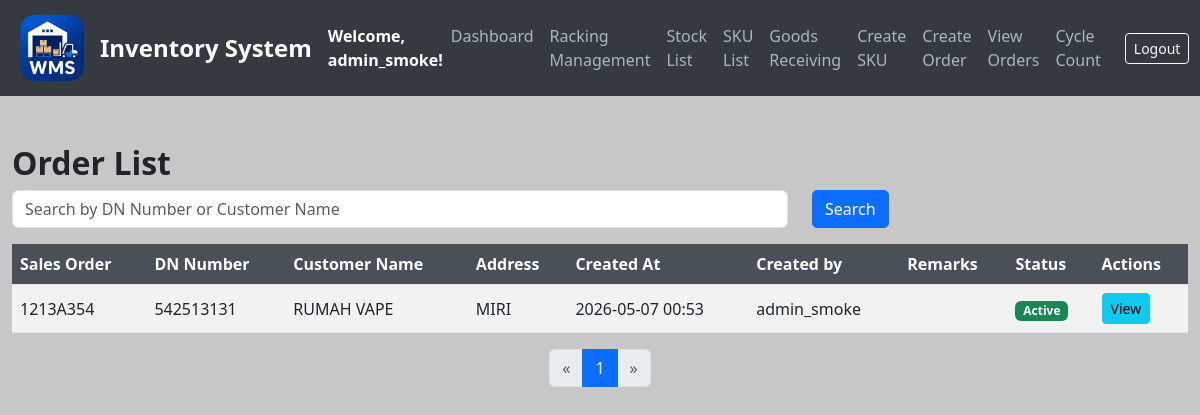
/orders (signed in), run on the app's committed database.
### models.py (models this page shows, shortened)
class User(UserMixin, db.Model):
    __tablename__ = 'users'
    id = db.Column(db.Integer, primary_key=True)
    username = db.Column(db.String(80), unique=True, nullable=False)
    email = db.Column(db.String(120), unique=True, nullable=False)
    password = db.Column(db.String(200), nullable=False)
    date_created = db.Column(db.DateTime, default=get_local_time)
    last_login = db.Column(db.DateTime, nullable=True)
    is_active = db.Column(db.Boolean, default=True)
    is_approved = db.Column(db.Boolean, default=False)
    is_admin = db.Column(db.Boolean, default=False)
    can_create_racking = db.Column(db.Boolean, default=False)
    can_create_stock = db.Column(db.Boolean, default=False)
    can_create_order = db.Column(db.Boolean, default=False)
    can_transfer_stock = db.Column(db.Boolean, default=False)
    can_transfer_batch = db.Column(db.Boolean, default=False)
    can_mass_transfer = db.Column(db.Boolean, default=False)
    can_bulk_transfer = db.Column(db.Boolean, default=False)
    can_add_sku = db.Column(db.Boolean, default=False)
    can_view_orders = db.Column(db.Boolean, default=False)  # ← new
    can_cycle_count = db.Column(db.Boolean, default=False)  # ← new

class Order(db.Model):
    __tablename__ = 'orders'
    id = db.Column(db.Integer, primary_key=True)
    dn_number = db.Column(db.String(50), unique=True, nullable=False)  # Add DN number field
    created_at = db.Column(db.DateTime, default=get_local_time)
    customer_name = db.Column(db.String(100), nullable=False)
    address = db.Column(db.String(255), nullable=False)
    sales_order = db.Column(db.String(255), nullable=False)
    remarks = db.Column(db.String(255), nullable=True)
    status = db.Column(db.String(20), default='active')
    created_by = db.Column(db.String(255), nullable=True)
    last_updated_by = db.Column(db.String(255), nullable=True)  # Add this line
    items = db.relationship('OrderItem', backref='order', cascade='all, delete-orphan', lazy=True)

### app.py (the view)
@app.route('/orders')
@login_required
@permission_required('can_view_orders')
def list_orders():
    search = request.args.get('search', '')
    page = request.args.get('page', 1, type=int)
    query = Order.query.filter(
        Order.dn_number.like(f"%{search}%") |
        Order.customer_name.like(f"%{search}%") |
        Order.sales_order.like(f"%{search}%")  # ← ADDED THIS!
    ).order_by(Order.created_at.desc())  # Sort by most recent orders
    pagination = query.paginate(page=page, per_page=10, error_out=False)
    return render_template('list_orders.html', orders=pagination.items, pagination=pagination, search=search)

### app.py (called while the page is built)
def permission_required(permission):
    def decorator(f):
        @wraps(f)
        def decorated_function(*args, **kwargs):
            if not current_user.is_authenticated:
                return redirect(url_for('login'))
            if current_user.is_admin:
                return f(*args, **kwargs)
            if not getattr(current_user, permission, False):
                flash('You do not have permission to access this feature.', 'danger')
                return redirect(url_for('dashboard'))
            return f(*args, **kwargs)
        return decorated_function
    return decorator

@login_manager.user_loader
def load_user(user_id):
    return db.session.get(User, int(user_id))

### templates/list_orders.html (shortened to what this page needs)
{% extends "base.html" %}
{% block content %}
<div class="container mt-5">
    <h2>Order List</h2>
    <form method="GET" action="/orders" class="row mb-3">
        <div class="col-md-8">
            <input type="text" name="search" class="form-control" value="{{ search }}" placeholder="Search by DN Number or Customer Name">
        </div>
        <div class="col-md-4">
            <button type="submit" class="btn btn-primary">Search</button>
        </div>
    </form>
    <div class="table-responsive">
        <table class="table table-striped">
            <thead>
                <tr>
                    <th>Sales Order</th>
                    <th>DN Number</th>
                    <th>Customer Name</th>
                    <th>Address</th>
                    <th>Created At</th>
                    <th>Created by</th>
                    <th>Remarks</th>
                    <th>Status</th>
                    <th>Actions</th>
                </tr>
            </thead>
            <tbody>
                {% for order in orders %}
                <tr>
                    <td>{{ order.sales_order }}</td>
                    <td>{{ order.dn_number }}</td>
                    <td>{{ order.customer_name }}</td>
                    <td class="address-cell" title="{{ order.address }}">
                        {{ order.address[:50] }}{% if order.address|length > 50 %}...{% endif %}
                    </td>
                    <td>{{ order.created_at.strftime('%Y-%m-%d %H:%M') }}</td>
                    <td>{{ order.created_by }}</td>
                    <td>{{ order.remarks }}</td>
    <td>
        {% if order.status == 'cancelled' %}
            <span class="badge bg-danger">Cancelled</span>
        {% elif order.status == 'completed' %}
            <span class="badge bg-primary">Completed</span>
        {% else %}
            <span class="badge bg-success">Active</span>
        {% endif %}
    </td>
                    <td>
                        <a href="{{ url_for('view_order', order_id=order.id) }}" class="btn btn-info btn-sm">View</a>
                    </td>
                </tr>
                {% endfor %}
            </tbody>
        </table>
    </div>
    <div class="d-flex justify-content-center">
        <nav aria-label="Page navigation">
            <ul class="pagination">
                {% if pagination.has_prev %}
                <li class="page-item">
                    <a class="page-link" href="{{ url_for('list_orders', page=pagination.prev_num, search=search) }}" aria-label="Previous">
                        <span aria-hidden="true">&laquo;</span>
                    </a>
                </li>
                {% else %}
                <li class="page-item disabled">
                    <span class="page-link">&laquo;</span>
                </li>
                {% endif %}
                {% for page_num in pagination.iter_pages(left_edge=2, right_edge=2, left_current=2, right_current=2) %}
                {% if page_num %}
                    {% if page_num == pagination.page %}
                    <li class="page-item active"><span class="page-link">{{ page_num }}</span></li>
                    {% else %}
                    <li class="page-item"><a class="page-link" href="{{ url_for('list_orders', page=page_num, search=search) }}">{{ page_num }}</a></li>
                    {% endif %}
                {% else %}
                <li class="page-item disabled"><span class="page-list">...</span></li>
                {% endif %}
                {% endfor %}
                {% if pagination.has_next %}
                <li class="page-item">
                    <a class="page-link" href="{{ url_for('list_orders', page=pagination.next_num, search=search) }}" aria-label="Next">
                        <span aria-hidden="true">&raquo;</span>
                    </a>
                </li>
                {% else %}
                <li class="page-item disabled">
                    <span class="page-link">&raquo;</span>
                </li>
                {% endif %}
            </ul>
        </nav>
    </div>
</div>
</body>
</html>
{% endblock %}

### templates/base.html (shortened to what this page needs)
<!DOCTYPE html>
<html lang="en">
<head>
    <link href="https://cdn.jsdelivr.net/npm/bootstrap@5.3.0/dist/css/bootstrap.min.css" rel="stylesheet">
</head>
<body>
<nav class="navbar navbar-expand-lg navbar-dark">
    <div class="container-fluid">
        <img src="{{ url_for('static', filename='logo_.png') }}" alt="Logo" width="80" height="80" class="me-2">
        <a class="navbar-brand" href="/">Inventory System</a>
        <strong class="text-white">Welcome, {{ current_user.username }}!</strong>
        <div class="collapse navbar-collapse" id="navbarNav">
            <ul class="navbar-nav ms-auto">
                <li class="nav-item"><a class="nav-link" href="/dashboard">Dashboard</a></li>
                {% if current_user.is_admin or current_user.can_create_racking %}
                <li class="nav-item"><a class="nav-link" href="/create_racking">Racking Management</a></li>
                {% endif %}
                <li class="nav-item"><a class="nav-link" href="/stocks">Stock List</a></li>
                <li class="nav-item"><a class="nav-link" href="/sku-list">SKU List</a></li>
                {% if current_user.is_admin or current_user.can_create_stock %}
                <li class="nav-item"><a class="nav-link" href="/create-stock">Goods Receiving</a></li>
                {% endif %}
                {% if current_user.is_admin or current_user.can_add_sku %}
                <li class="nav-item"><a class="nav-link" href="/add-sku">Create SKU</a></li>
                {% endif %}
                {% if current_user.is_admin or current_user.can_create_order %}
                <li class="nav-item"><a class="nav-link" href="/create-order">Create Order</a></li>
                {% endif %}
                {% if current_user.is_admin or current_user.can_view_orders %}
                <li class="nav-item"><a class="nav-link" href="/orders">View Orders</a></li>
                {% endif %}
                {% if current_user.is_admin or current_user.can_cycle_count %}
                <li class="nav-item"><a class="nav-link" href="/cycle-count">Cycle Count</a></li>
                {% endif %}
            </ul>
            <form class="d-flex ms-3" action="{{ url_for('logout') }}" method="POST">
                <button class="btn btn-sm btn-outline-light" type="submit">Logout</button>
            </form>
        </div>
    </div>
</nav>
{% block content %}{% endblock %}
</body>
</html>

### data on the page
User: username "admin_smoke"
Order: sales_order "1213A354", dn_number "542513131", customer_name "RUMAH VAPE", address "MIRI", created_at "2026-05-07 00:53", created_by "admin_smoke", status "Active"

### other printed values
{{ page_num }} "1"
